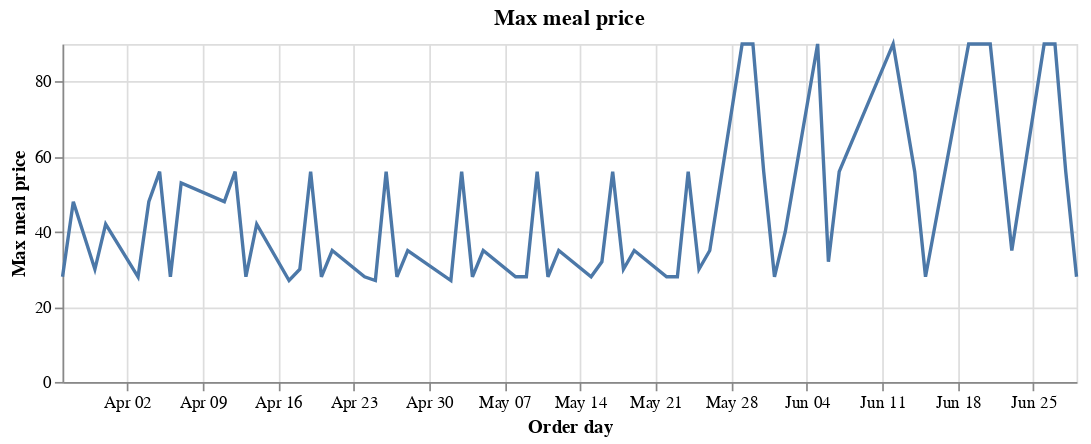

The notebook cell this image was saved under:
### Code cell
alt.Chart(df_amr).mark_line().encode(
    x=alt.X('order_day', title='Order day'),
    y=alt.Y('max_price', title='Max meal price')
).properties(
    title="Max meal price",
    width=600,
    height=200,
)

### Figure 1 — Vega-Lite specification as saved in the notebook (floating-point values rounded to 4 significant figures)
{"config": {"view": {"continuousWidth": 300, "continuousHeight": 300}}, "data": {"name": "data-8ff6fb4f05aaed29075967c560f362ca"}, "mark": {"type": "line"}, "encoding": {"x": {"field": "order_day", "title": "Order day", "type": "temporal"}, "y": {"field": "max_price", "title": "Max meal price", "type": "quantitative"}}, "height": 200, "title": "Max meal price", "width": 600, "$schema": "https://vega.github.io/schema/vega-lite/v5.8.0.json", "datasets": {"data-8ff6fb4f05aaed29075967c560f362ca": [{"order_day": "2023-03-27T00:00:00", "avg_price": 16.4, "max_price": 28, "min_price": 9}, {"order_day": "2023-03-28T00:00:00", "avg_price": 18.88, "max_price": 48, "min_price": 8}, {"order_day": "2023-03-29T00:00:00", "avg_price": 18.69, "max_price": 39, "min_price": 3}, {"order_day": "2023-03-30T00:00:00", "avg_price": 16.43, "max_price": 30, "min_price": 0}, {"order_day": "2023-03-31T00:00:00", "avg_price": 19.49, "max_price": 42, "min_price": 8}, {"order_day": "2023-04-03T00:00:00", "avg_price": 16.1, "max_price": 28, "min_price": 9}, {"order_day": "2023-04-04T00:00:00", "avg_price": 19.11, "max_price": 48, "min_price": 9}, {"order_day": "2023-04-05T00:00:00", "avg_price": 20.44, "max_price": 56, "min_price": 9}, {"order_day": "2023-04-06T00:00:00", "avg_price": 16.75, "max_price": 28, "min_price": 0}, {"order_day": "2023-04-07T00:00:00", "avg_price": 20.05, "max_price": 53, "min_price": 9}, {"order_day": "2023-04-11T00:00:00", "avg_price": 20.1, "max_price": 48, "min_price": 9}, {"order_day": "2023-04-12T00:00:00", "avg_price": 22.69, "max_price": 56, "min_price": 9}, {"order_day": "2023-04-13T00:00:00", "avg_price": 16.36, "max_price": 28, "min_price": 0}, {"order_day": "2023-04-14T00:00:00", "avg_price": 19.24, "max_price": 42, "min_price": 9}, {"order_day": "2023-04-17T00:00:00", "avg_price": 15.7, "max_price": 27, "min_price": 9}, {"order_day": "2023-04-18T00:00:00", "avg_price": 17.18, "max_price": 30, "min_price": 8}, {"order_day": "2023-04-19T00:00:00", "avg_price": 20.44, "max_price": 56, "min_price": 8}, {"order_day": "2023-04-20T00:00:00", "avg_price": 16.38, "max_price": 28, "min_price": 0}, {"order_day": "2023-04-21T00:00:00", "avg_price": 19.7, "max_price": 35, "min_price": 8}, {"order_day": "2023-04-24T00:00:00", "avg_price": 15.88, "max_price": 28, "min_price": 9}, {"order_day": "2023-04-25T00:00:00", "avg_price": 16.7, "max_price": 27, "min_price": 8}, {"order_day": "2023-04-26T00:00:00", "avg_price": 20.95, "max_price": 56, "min_price": 8}, {"order_day": "2023-04-27T00:00:00", "avg_price": 16.76, "max_price": 28, "min_price": 0}, {"order_day": "2023-04-28T00:00:00", "avg_price": 19.85, "max_price": 35, "min_price": 8}, {"order_day": "2023-05-02T00:00:00", "avg_price": 25.13, "max_price": 27, "min_price": 21}, {"order_day": "2023-05-03T00:00:00", "avg_price": 30.34, "max_price": 56, "min_price": 12}, {"order_day": "2023-05-04T00:00:00", "avg_price": 17.8, "max_price": 28, "min_price": 0}, {"order_day": "2023-05-05T00:00:00", "avg_price": 20.7, "max_price": 35, "min_price": 6}, {"order_day": "2023-05-08T00:00:00", "avg_price": 16.26, "max_price": 28, "min_price": 6}, {"order_day": "2023-05-09T00:00:00", "avg_price": 16.57, "max_price": 28, "min_price": 3}, {"order_day": "2023-05-10T00:00:00", "avg_price": 21.06, "max_price": 56, "min_price": 6}, {"order_day": "2023-05-11T00:00:00", "avg_price": 16.88, "max_price": 28, "min_price": 0}, {"order_day": "2023-05-12T00:00:00", "avg_price": 19.44, "max_price": 35, "min_price": 6}, {"order_day": "2023-05-15T00:00:00", "avg_price": 16.52, "max_price": 28, "min_price": 6}, {"order_day": "2023-05-16T00:00:00", "avg_price": 18.24, "max_price": 32, "min_price": 3}, {"order_day": "2023-05-17T00:00:00", "avg_price": 23.45, "max_price": 56, "min_price": 3}, {"order_day": "2023-05-18T00:00:00", "avg_price": 18.0, "max_price": 30, "min_price": 0}, {"order_day": "2023-05-19T00:00:00", "avg_price": 20.62, "max_price": 35, "min_price": 6}, {"order_day": "2023-05-22T00:00:00", "avg_price": 15.31, "max_price": 28, "min_price": 3}, {"order_day": "2023-05-23T00:00:00", "avg_price": 16.38, "max_price": 28, "min_price": 6}, {"order_day": "2023-05-24T00:00:00", "avg_price": 20.59, "max_price": 56, "min_price": 6}, {"order_day": "2023-05-25T00:00:00", "avg_price": 16.0, "max_price": 30, "min_price": 0}, {"order_day": "2023-05-26T00:00:00", "avg_price": 19.42, "max_price": 35, "min_price": 6}, {"order_day": "2023-05-29T00:00:00", "avg_price": 14.88, "max_price": 90, "min_price": 1}, {"order_day": "2023-05-30T00:00:00", "avg_price": 16.09, "max_price": 90, "min_price": 1}, {"order_day": "2023-05-31T00:00:00", "avg_price": 19.4, "max_price": 56, "min_price": 1}, {"order_day": "2023-06-01T00:00:00", "avg_price": 15.53, "max_price": 28, "min_price": 0}, {"order_day": "2023-06-02T00:00:00", "avg_price": 18.75, "max_price": 40, "min_price": 6}, {"order_day": "2023-06-05T00:00:00", "avg_price": 14.62, "max_price": 90, "min_price": 1}, {"order_day": "2023-06-06T00:00:00", "avg_price": 14.9, "max_price": 32, "min_price": 6}, {"order_day": "2023-06-07T00:00:00", "avg_price": 19.08, "max_price": 56, "min_price": 6}, {"order_day": "2023-06-12T00:00:00", "avg_price": 14.49, "max_price": 90, "min_price": 1}, {"order_day": "2023-06-14T00:00:00", "avg_price": 22.66, "max_price": 56, "min_price": 7}, {"order_day": "2023-06-15T00:00:00", "avg_price": 14.99, "max_price": 28, "min_price": 0}, {"order_day": "2023-06-19T00:00:00", "avg_price": 14.73, "max_price": 90, "min_price": 1}, {"order_day": "2023-06-20T00:00:00", "avg_price": 16.78, "max_price": 90, "min_price": 1}, {"order_day": "2023-06-21T00:00:00", "avg_price": 17.92, "max_price": 90, "min_price": 1}, {"order_day": "2023-06-23T00:00:00", "avg_price": 17.89, "max_price": 35, "min_price": 1}, {"order_day": "2023-06-26T00:00:00", "avg_price": 14.72, "max_price": 90, "min_price": 1}, {"order_day": "2023-06-27T00:00:00", "avg_price": 17.12, "max_price": 90, "min_price": 1}, {"order_day": "2023-06-28T00:00:00", "avg_price": 17.7, "max_price": 56, "min_price": 1}, {"order_day": "2023-06-29T00:00:00", "avg_price": 14.29, "max_price": 28, "min_price": 0}]}}
